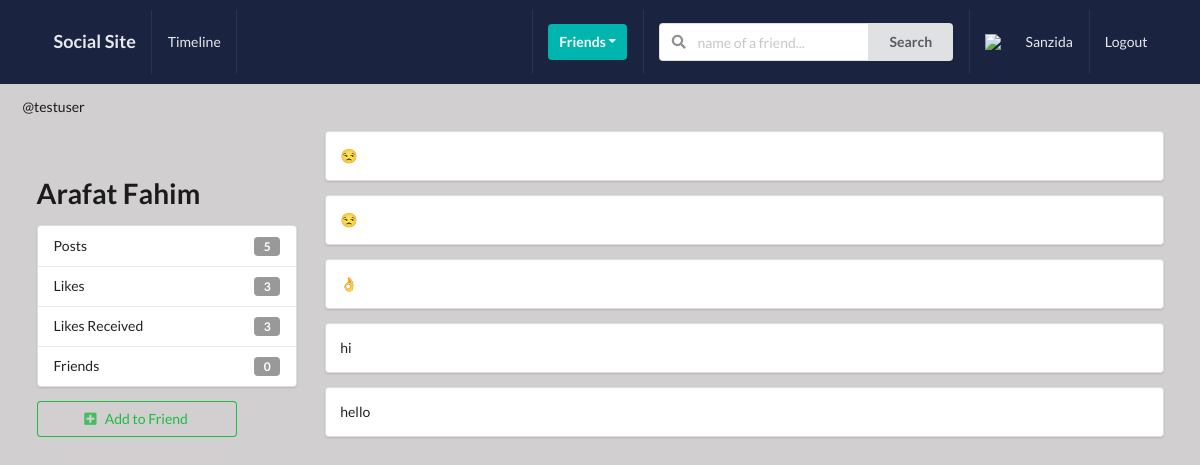
/profiles/testuser/ (signed in), run on the app's committed database.
### profiles/models.py (models this page shows, shortened)
class Profile(models.Model):
 first_name = models.CharField(max_length=200, blank=True)
 last_name = models.CharField(max_length=200, blank=True)
 user=models.OneToOneField(User, on_delete=models.CASCADE)
 bio = models.TextField(default="no bio...", max_length=300)
 email=models.EmailField(max_length=200, blank=True)
 country=models.CharField(max_length=200, blank=True)
 avatar=models.ImageField(default='avatar.png',upload_to='avatars/')
 friends=models.ManyToManyField(User, blank=True, related_name='friends')
 slug = models.SlugField(unique=True, blank=True)
 updated = models.DateTimeField(auto_now=True)
 created = models.DateTimeField(auto_now_add=True)
 objects = ProfileManager()
 def get_friends_no(self):
     return self.friends.all().count()
 def get_posts_no(self):
     return self.posts.all().count()
 def get_all_authors_posts(self):
     return self.posts.all()
 def get_likes_given_no(self):
     likes= self.like_set.all()
     total_liked = 0
     for item in likes:
         if item.value=='Like':
             total_liked += 1
     return total_liked
 def get_likes_received_no(self):
     posts = self.posts.all()
     total_liked=0
     for item in posts:
         total_liked += item.liked.all().count()
     return total_liked
 __initial_first_name = None
 __initial_last_name  = None
 def __init__(self, *args, **kwargs):
     super().__init__(*args, **kwargs)
     self.__initial_first_name= self.first_name
     self.__initial_last_name = self.last_name

### posts/models.py (models this page shows, shortened)
class Like(models.Model):
    user = models.ForeignKey(Profile, on_delete=models.CASCADE)
    post = models.ForeignKey(Post, on_delete=models.CASCADE)
    value = models.CharField(choices=LIKE_CHOICES, max_length=8)
    updated = models.DateTimeField(auto_now=True)
    created = models.DateTimeField(auto_now_add=True)

class Post(models.Model):
    content = models.TextField()
    image = models.ImageField(upload_to='posts', validators=[FileExtensionValidator(['png', 'jpg', 'jpeg'])], blank=True)
    liked = models.ManyToManyField(Profile, blank=True , related_name='likes')
    updated = models.DateTimeField(auto_now=True)
    created = models.DateTimeField(auto_now_add=True)
    author = models.ForeignKey(Profile, on_delete=models.CASCADE, related_name='posts')
    class Meta:
        ordering = ('-created',)

### profiles/views.py (the view)
# urls.py: path('<slug>/', ProfileDetailView.as_view(), name='profile-detail-view'),
class ProfileDetailView(LoginRequiredMixin, DetailView):
    model = Profile
    template_name = 'profiles/detail.html'
    def get_object(self):
      slug =self.kwargs.get('slug')
      profile = Profile.objects.get(slug=slug)
      return profile
    def get_context_data(self, **kwargs):
        context =super().get_context_data(**kwargs)
        user = User.objects.get(username=self.request.user)
        profile =Profile.objects.get(user=user)
        rel_r = Relationship.objects.filter(sender=profile)
        rel_s = Relationship.objects.filter(receiver=profile)
        rel_receiver =[]
        rel_sender =[]
        for item in rel_r:
            rel_receiver.append(item.receiver.user)
        for item in rel_s:
            rel_sender.append(item.sender.user)
        context["rel_receiver"] = rel_receiver
        context["rel_sender"] = rel_sender
        context ['posts'] = self.get_object().get_all_authors_posts()
        context['len_posts'] = True if len(self.get_object().get_all_authors_posts()) > 0 else False
        return context

### templates/profiles/detail.html (shortened to what this page needs)
{% extends 'base.html' %}
{% block content %}
<div class="ui grid">
    <br>
      @{{object.user}}
    <div class="row">
        <div class="four wide column">
            <h1>{{object.user.first_name}} {{object.user.last_name}}</h1>
            <div class="ui vertical fluid menu">
                <div class="item">
                    Posts
                    <div class="ui label">{{object.get_posts_no}}</div>
                </div>
                <div class="item">
                    Likes
                    <div class="ui label">{{object.get_likes_given_no}}</div>
                </div>
                <div class="item">
                    Likes Received
                    <div class="ui label">{{object.get_likes_received_no}}</div>
                </div>
                <div class="item">
                    Friends
                    <div class="ui label">{{object.get_friends_no}}</div>
                </div>
            </div>
                {% if object.user not in rel_receiver and object.user not in rel_sender%}
                        <form action="{% url 'profiles:send-invite' %}" method="POST">
                                <button type="submit" class="ui positive basic button mb-5 w-big"><i class="plus square icon"></i>Add to Friend</button>
                        </form>
                {% endif %}
        </div>
        <div class="twelve wide column">
            {% if len_posts %}
                {% for post in posts%}
                    <div class="segment ui fluid">
                        {{post.content}}
                    </div>
                {% endfor %}
            {% else %}
                <h1>No Post Found</h1>
            {% endif %}
        </div>
    </div>
</div>
{% endblock content %}

### templates/main/navbar.html (shortened to what this page needs)
{% url 'home-view' as path_to_home %}
{% url 'posts:main-post-view' as path_to_posts %}
{% url 'profiles:my-profile-view' as path_to_my_profile %}
<div class="ui inverted menu nav mb-7">
    <div class="ui container">
      <a href="{{path_to_home}}" class=" {% if request.path == path_to_home %} active {% endif %} item">
          <h3>Social Site</h3>
      </a>
      {% if request.user.is_authenticated %}
      <a href="{{path_to_posts}}" class="{% if request.path == path_to_posts %} active {% endif %} item">
          Timeline
      </a>
      {% endif %}
      <div class="right menu">
          {% if request.user.is_authenticated %}
                <div class="item">
                    <div class="ui floating dropdown icon button teal"> Friends
                        <i class="dropdown icon"></i>
                    </div>
                </div>
                <div class="item">
                    <form action="" method="GET">
                    <div class="ui action left icon input">
                    <input class="prompt" type="text" name='q' placeholder="name of a friend...">
                    <button type='submit' class="ui button">Search</button>
                    </div>
                </form>
                </div>
              <a href="{{path_to_my_profile}}" class="{% if request.path == path_to_my_profile %}active{% endif %} item">
                  <img src={{picture.url}} class="ui avatar image">&nbsp;
                    {{ request.user }}
              </a>
              <a href="{% url 'account_logout' %}" class="ui item">
                  Logout
              </a>
          {% else %}
                <a href="{% url 'account_login' %}" class="ui item">
                  Login
              </a>
          {% endif %}
      </div>
    </div>
  </div>

### static_project/style.css (style rules this page uses)
body { background: #d1cfcf !important ; }
.nav { border-radius: 0px !important; padding: 10px 0 10px 0 !important; background-color: #1a233f !important; }
.mb-7 { margin-bottom: 7px !important; }
.mb-5 { margin-bottom: 5px; }
.w-big { width: 200px; }

### data on the page
Profile: user "testuser", user.first_name "Arafat", user.last_name "Fahim", get_posts_no "5", get_likes_given_no "3", get_likes_received_no "3", get_friends_no "0"
Post: content "😒"
Post: content "😒"
Post: content "👌"
Post: content "hi"
Post: content "hello"

### other printed values
{{ request.user }} "Sanzida"
